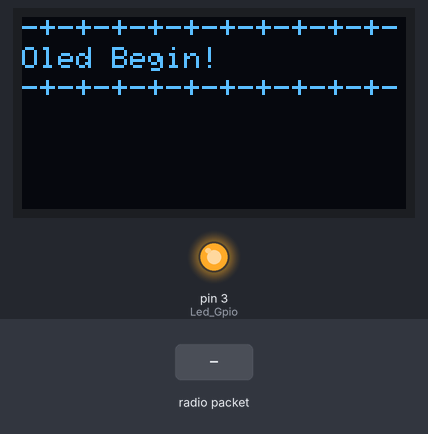
Bench run of a sketch on a simulated Arduino Uno, built with avr-gcc and run on an emulated ATmega328P. Parts: 128×64 one-colour display, output pins drawn as LEDs (lit = HIGH). The test bench sets the inputs (shaded band). No radio packets arrive unless stated.

Above: at 1.1 s.
At 5.2 s:
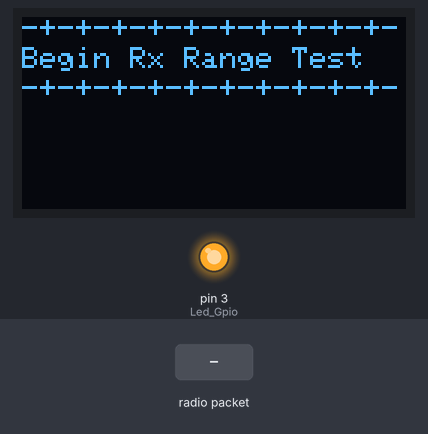
8.4 s: radio packet "1" arrives
At 8.9 s:
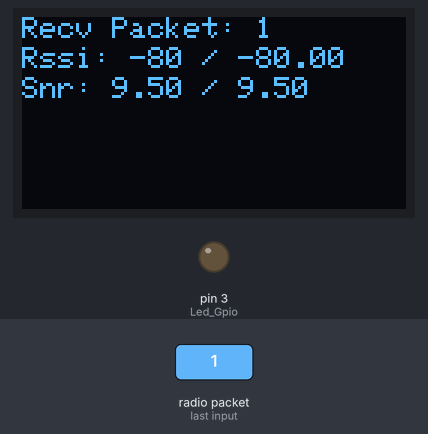
9.9 s: radio packet "0" arrives
At 11.1 s:
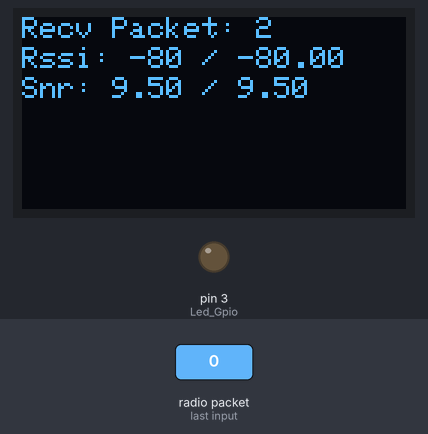
11.4 s: radio packet "2" arrives
Timing chart, 0 to 14.4 s (numbered marks = the images above; inputs shaded):
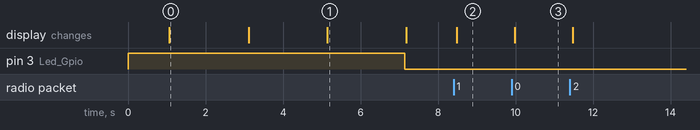

The sketch:

LoRa_Oled.ino
```cpp
/*
 * Author:  wagadai
 * Date:  02.19.2019
 * Version: 1.0.1
 */
//===============================================================================
/*
 * LoRa interfaces with I2C Oled
 * Oled   |   Atmega328 Uno  |   SX1278
 * SDA    -     SDA
 * SCL    -     SCL
 * 3V3    -     3V3      -  3V3
 * GND    -     GND      -  GND
 *        -     PB1      -  RST
 *        -     PD2      -  DIO0
 *        -     MOSI     -  MOSI
 *        -     MISO     -  MISO
 *        -     SCK      -  SCK
 *        -     SS       -  SS
 */
#include <SPI.h>
#include <LoRa.h>

// OLED
#include <Wire.h>
#include <Adafruit_GFX.h>
#include <Adafruit_SSD1306.h>
#define OLED_RESET 4
Adafruit_SSD1306 display(OLED_RESET);

static int pkg_num = 0;
static float snr_total = 0;
static int rssi_total = 0;

//================================================================================
//  oledDisplay
//================================================================================
void oledDisplay(String string) {
  display.clearDisplay();
  display.setTextColor(WHITE);
  display.setTextSize(1);
  display.setCursor(0,0);
  display.print("-+-+-+-+-+-+-+-+-+-+-");
  display.setCursor(0,10);
  display.print(string);
  display.setCursor(0,20);
  display.print("-+-+-+-+-+-+-+-+-+-+-");
  display.display();
  delay(2000);
}

//================================================================================
//  oledDisplayPacketInfo
//================================================================================
void oledDisplayPacketInfo( int packet_numb, int rssi, float snr ){
  rssi_total = rssi_total + rssi;
  snr_total = snr_total + snr;
  display.clearDisplay();
  display.setTextColor(WHITE);
  display.setTextSize(1);
  // Display Number of Packet Received
  display.setCursor(0,0);
  display.print("Recv Packet: ");
  display.print(packet_numb);
  // Display RSSI / Average RSSI
  display.setCursor(0,10);
  display.print("Rssi: ");
  display.print(rssi);
  display.print(" / ");
  display.print((double)rssi_total/packet_numb);
  // Display SNR / Average SNR
  display.setCursor(0,20);
  display.print("Snr: ");
  display.print(snr);
  display.print(" / ");
  display.print(snr_total/packet_numb);
  // Display command
  display.display();
}

//================================================================================
//  setup
//================================================================================
void setup() {
  pinMode(3, OUTPUT); // Led Gpio
  digitalWrite(3, HIGH);
  delay(1000);
  Wire.begin();
  display.begin(SSD1306_SWITCHCAPVCC, 0x3C);
  oledDisplay("Oled Begin!");

  if (!LoRa.begin(433E6)) {
    oledDisplay("LoRa Failed!");
    while (1);
  }
  // CONFIGURATION: 433MHz, SF = 12, BW = 125K, CR = 4/5, PL = 8, Syncword = 0x12, CRC.
  LoRa.setSpreadingFactor(12);
  LoRa.setSignalBandwidth(125E3);
  LoRa.setCodingRate4(5);
  LoRa.setPreambleLength(8);
  LoRa.setSyncWord(0x12);
  LoRa.enableCrc();
  oledDisplay("Setting done");
  oledDisplay("Begin Rx Range Test");
  digitalWrite(3, LOW );
  /* Register the receive callback */
  LoRa.onReceive(onReceive);
  /* Put the radio into receive mode */
  LoRa.receive();
  oledDisplayPacketInfo(0, 0, 0);
}

//================================================================================
//  loop
//================================================================================
void loop() {
  // do nothing
}

//================================================================================
//  onReceive
//================================================================================
/* Handle received packets */
void onReceive(int packetSize) {
  pkg_num = pkg_num + 1;
  oledDisplayPacketInfo(pkg_num, LoRa.packetRssi(), LoRa.packetSnr());
}
//================================================================================
```

Measured:
- after the input at 8.4 s, the display: changes after 0.08 s (image 2)
- after the input at 9.9 s, the display: changes after 0.08 s (image 3)
- what the display in image 0 shows lasts 2.0 s, from 1.1 s to 3.1 s
- what the display in image 1 shows lasts 2.1 s, from 5.1 s to 7.2 s
